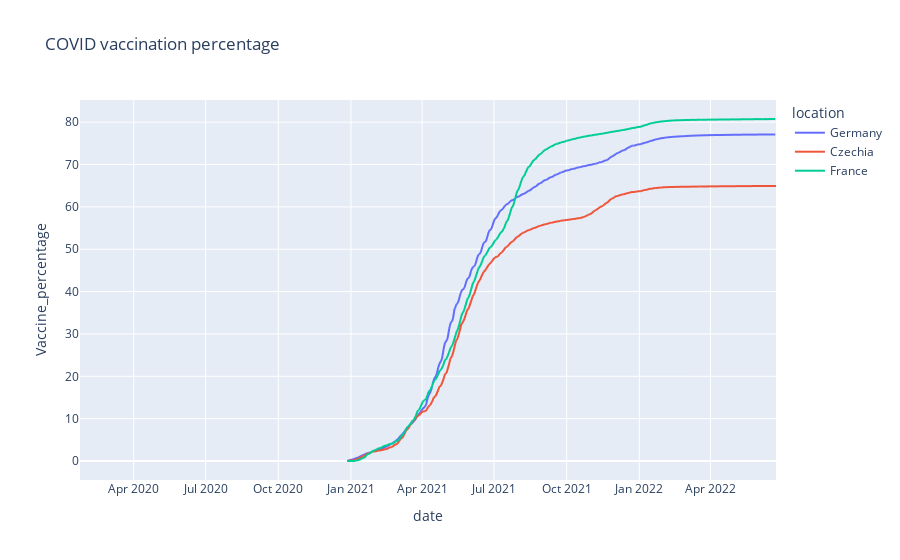

Here is the notebook cell this chart was saved with:
### Code cell
fig = px.line(combined_list,x = "date",y = "Vaccine_percentage", title = "COVID vaccination percentage", color = 'location')
fig.show()

### Figure 1 — Plotly figure (JSON) as saved in the notebook; plotly's stock layout.template omitted (floating-point values rounded to 4 significant figures; data arrays with more than 128 entries replaced by an {"elided": "..."} marker saying what was removed)
{"data": [{"hovertemplate": "location=Germany<br>date=%{x}<br>Vaccine_percentage=%{y}<extra></extra>", "legendgroup": "Germany", "line": {"color": "#636efa", "dash": "solid"}, "marker": {"symbol": "circle"}, "mode": "lines", "name": "Germany", "showlegend": true, "type": "scattergl", "x": {"elided": "879 str values"}, "xaxis": "x", "y": {"elided": "879 float values"}, "yaxis": "y"}, {"hovertemplate": "location=Czechia<br>date=%{x}<br>Vaccine_percentage=%{y}<extra></extra>", "legendgroup": "Czechia", "line": {"color": "#EF553B", "dash": "solid"}, "marker": {"symbol": "circle"}, "mode": "lines", "name": "Czechia", "showlegend": true, "type": "scattergl", "x": {"elided": "845 str values"}, "xaxis": "x", "y": {"elided": "845 float values"}, "yaxis": "y"}, {"hovertemplate": "location=France<br>date=%{x}<br>Vaccine_percentage=%{y}<extra></extra>", "legendgroup": "France", "line": {"color": "#00cc96", "dash": "solid"}, "marker": {"symbol": "circle"}, "mode": "lines", "name": "France", "showlegend": true, "type": "scattergl", "x": {"elided": "882 str values"}, "xaxis": "x", "y": {"elided": "882 float values"}, "yaxis": "y"}], "layout": {"legend": {"title": {"text": "location"}, "tracegroupgap": 0}, "title": {"text": "COVID vaccination percentage"}, "xaxis": {"anchor": "y", "domain": [0, 1], "title": {"text": "date"}}, "yaxis": {"anchor": "x", "domain": [0, 1], "title": {"text": "Vaccine_percentage"}}}}
